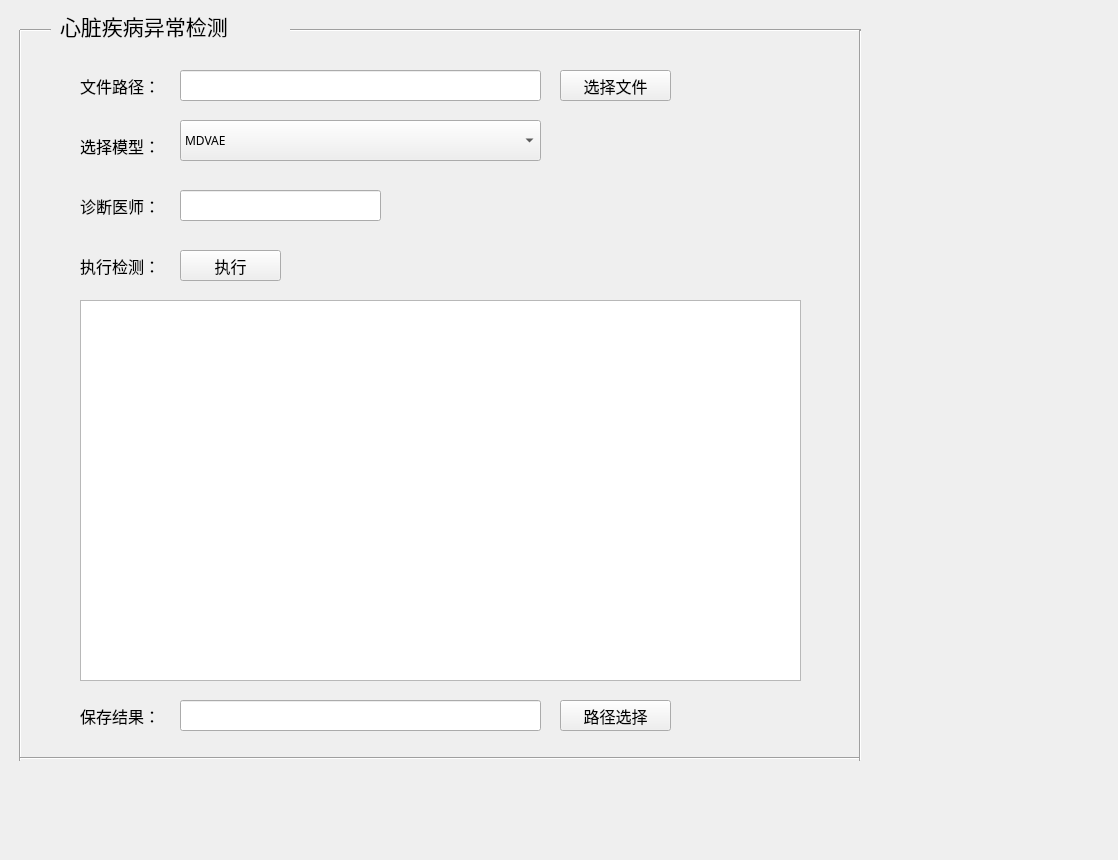
<?xml version="1.0" encoding="UTF-8"?>
<ui version="4.0">
 <class>anomalydetection</class>
 <widget class="QWidget" name="anomalydetection">
  <property name="geometry">
   <rect>
    <x>0</x>
    <y>0</y>
    <width>1118</width>
    <height>860</height>
   </rect>
  </property>
  <property name="windowTitle">
   <string>Form</string>
  </property>
  <property name="styleSheet">
   <string notr="true"/>
  </property>
  <widget class="QLabel" name="label_20">
   <property name="geometry">
    <rect>
     <x>80</x>
     <y>70</y>
     <width>91</width>
     <height>31</height>
    </rect>
   </property>
   <property name="font">
    <font>
     <family>宋体</family>
     <pointsize>12</pointsize>
    </font>
   </property>
   <property name="text">
    <string>文件路径：</string>
   </property>
  </widget>
  <widget class="QLineEdit" name="lineEdit_16">
   <property name="geometry">
    <rect>
     <x>180</x>
     <y>70</y>
     <width>361</width>
     <height>31</height>
    </rect>
   </property>
  </widget>
  <widget class="QPushButton" name="pushButton">
   <property name="geometry">
    <rect>
     <x>560</x>
     <y>70</y>
     <width>111</width>
     <height>31</height>
    </rect>
   </property>
   <property name="font">
    <font>
     <family>宋体</family>
     <pointsize>12</pointsize>
    </font>
   </property>
   <property name="text">
    <string>选择文件</string>
   </property>
  </widget>
  <widget class="QLabel" name="label_23">
   <property name="geometry">
    <rect>
     <x>80</x>
     <y>130</y>
     <width>91</width>
     <height>31</height>
    </rect>
   </property>
   <property name="font">
    <font>
     <family>宋体</family>
     <pointsize>12</pointsize>
    </font>
   </property>
   <property name="text">
    <string>选择模型：</string>
   </property>
  </widget>
  <widget class="QPushButton" name="pushButton_5">
   <property name="geometry">
    <rect>
     <x>180</x>
     <y>250</y>
     <width>101</width>
     <height>31</height>
    </rect>
   </property>
   <property name="font">
    <font>
     <family>宋体</family>
     <pointsize>12</pointsize>
    </font>
   </property>
   <property name="text">
    <string>执行</string>
   </property>
  </widget>
  <widget class="QLabel" name="label_26">
   <property name="geometry">
    <rect>
     <x>80</x>
     <y>250</y>
     <width>91</width>
     <height>31</height>
    </rect>
   </property>
   <property name="font">
    <font>
     <family>宋体</family>
     <pointsize>12</pointsize>
    </font>
   </property>
   <property name="text">
    <string>执行检测：</string>
   </property>
  </widget>
  <widget class="QTextEdit" name="textEdit_2">
   <property name="geometry">
    <rect>
     <x>80</x>
     <y>300</y>
     <width>721</width>
     <height>381</height>
    </rect>
   </property>
   <property name="font">
    <font>
     <family>宋体</family>
     <pointsize>12</pointsize>
    </font>
   </property>
  </widget>
  <widget class="QLabel" name="label_24">
   <property name="geometry">
    <rect>
     <x>80</x>
     <y>190</y>
     <width>91</width>
     <height>31</height>
    </rect>
   </property>
   <property name="font">
    <font>
     <family>宋体</family>
     <pointsize>12</pointsize>
    </font>
   </property>
   <property name="text">
    <string>诊断医师：</string>
   </property>
  </widget>
  <widget class="QLineEdit" name="lineEdit_19">
   <property name="geometry">
    <rect>
     <x>180</x>
     <y>190</y>
     <width>201</width>
     <height>31</height>
    </rect>
   </property>
  </widget>
  <widget class="QComboBox" name="comboBox">
   <property name="geometry">
    <rect>
     <x>180</x>
     <y>120</y>
     <width>361</width>
     <height>41</height>
    </rect>
   </property>
   <property name="font">
    <font>
     <family>宋体</family>
    </font>
   </property>
   <item>
    <property name="text">
     <string>MDVAE</string>
    </property>
   </item>
   <item>
    <property name="text">
     <string>R-MDVAE</string>
    </property>
   </item>
  </widget>
  <widget class="QLabel" name="label_21">
   <property name="geometry">
    <rect>
     <x>60</x>
     <y>10</y>
     <width>231</width>
     <height>31</height>
    </rect>
   </property>
   <property name="font">
    <font>
     <family>黑体</family>
     <pointsize>16</pointsize>
    </font>
   </property>
   <property name="text">
    <string>心脏疾病异常检测</string>
   </property>
  </widget>
  <widget class="Line" name="line">
   <property name="geometry">
    <rect>
     <x>10</x>
     <y>30</y>
     <width>20</width>
     <height>731</height>
    </rect>
   </property>
   <property name="orientation">
    <enum>Qt::Vertical</enum>
   </property>
  </widget>
  <widget class="Line" name="line_2">
   <property name="geometry">
    <rect>
     <x>20</x>
     <y>750</y>
     <width>841</width>
     <height>16</height>
    </rect>
   </property>
   <property name="orientation">
    <enum>Qt::Horizontal</enum>
   </property>
  </widget>
  <widget class="Line" name="line_3">
   <property name="geometry">
    <rect>
     <x>850</x>
     <y>30</y>
     <width>20</width>
     <height>731</height>
    </rect>
   </property>
   <property name="orientation">
    <enum>Qt::Vertical</enum>
   </property>
  </widget>
  <widget class="Line" name="line_4">
   <property name="geometry">
    <rect>
     <x>290</x>
     <y>20</y>
     <width>571</width>
     <height>20</height>
    </rect>
   </property>
   <property name="orientation">
    <enum>Qt::Horizontal</enum>
   </property>
  </widget>
  <widget class="Line" name="line_5">
   <property name="geometry">
    <rect>
     <x>20</x>
     <y>20</y>
     <width>31</width>
     <height>20</height>
    </rect>
   </property>
   <property name="orientation">
    <enum>Qt::Horizontal</enum>
   </property>
  </widget>
  <widget class="QLabel" name="label">
   <property name="geometry">
    <rect>
     <x>-70</x>
     <y>390</y>
     <width>1101</width>
     <height>881</height>
    </rect>
   </property>
   <property name="text">
    <string/>
   </property>
  </widget>
  <widget class="QLabel" name="label_27">
   <property name="geometry">
    <rect>
     <x>80</x>
     <y>700</y>
     <width>91</width>
     <height>31</height>
    </rect>
   </property>
   <property name="font">
    <font>
     <family>宋体</family>
     <pointsize>12</pointsize>
    </font>
   </property>
   <property name="text">
    <string>保存结果：</string>
   </property>
  </widget>
  <widget class="QLineEdit" name="lineEdit_17">
   <property name="geometry">
    <rect>
     <x>180</x>
     <y>700</y>
     <width>361</width>
     <height>31</height>
    </rect>
   </property>
   <property name="font">
    <font>
     <family>宋体</family>
    </font>
   </property>
  </widget>
  <widget class="QPushButton" name="pushButton_2">
   <property name="geometry">
    <rect>
     <x>560</x>
     <y>700</y>
     <width>111</width>
     <height>31</height>
    </rect>
   </property>
   <property name="font">
    <font>
     <family>宋体</family>
     <pointsize>12</pointsize>
    </font>
   </property>
   <property name="text">
    <string>路径选择</string>
   </property>
  </widget>
  <zorder>label</zorder>
  <zorder>label_20</zorder>
  <zorder>lineEdit_16</zorder>
  <zorder>pushButton</zorder>
  <zorder>label_23</zorder>
  <zorder>pushButton_5</zorder>
  <zorder>label_26</zorder>
  <zorder>textEdit_2</zorder>
  <zorder>label_24</zorder>
  <zorder>lineEdit_19</zorder>
  <zorder>comboBox</zorder>
  <zorder>label_21</zorder>
  <zorder>line</zorder>
  <zorder>line_4</zorder>
  <zorder>line_5</zorder>
  <zorder>line_2</zorder>
  <zorder>line_3</zorder>
  <zorder>label_27</zorder>
  <zorder>lineEdit_17</zorder>
  <zorder>pushButton_2</zorder>
 </widget>
 <resources/>
 <connections/>
</ui>
